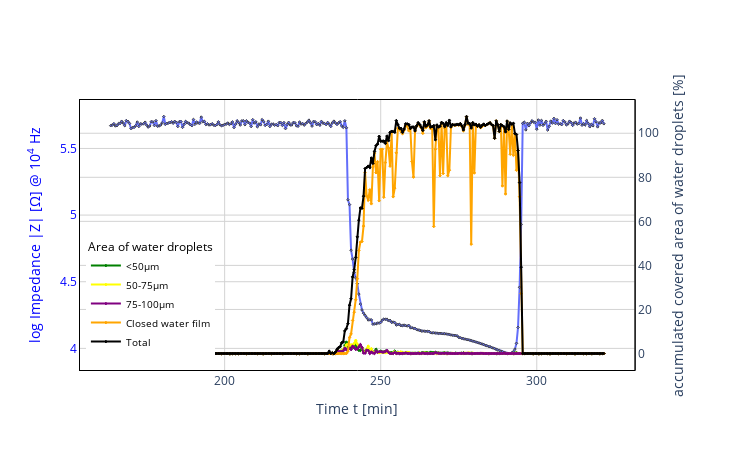

Notebook cell for this chart:
### Markdown cell above
## p34src cycle 2 ground truth

### Code cell
df = pd.read_excel(r"C:\Users\HAU4SI\Desktop\project\library\tmp\p34src_c02_gt.xlsx")
fig = plot_ewdata(df, metatitle=None)
fig.show()

### Figure 1 — Plotly figure (JSON) as saved in the notebook; plotly's stock layout.template omitted (floating-point values rounded to 4 significant figures; data arrays with more than 128 entries replaced by an {"elided": "..."} marker saying what was removed)
{"data": [{"marker": {"line": {"width": 1}, "size": 2, "symbol": "diamond"}, "mode": "lines+markers", "name": "log Impedance |Z|", "showlegend": false, "type": "scatter", "x": {"elided": "317 float values"}, "xaxis": "x", "y": {"elided": "317 float values"}, "yaxis": "y"}, {"marker": {"color": "green", "line": {"color": "green", "width": 1}, "size": 2, "symbol": "diamond"}, "mode": "lines+markers", "name": "<50µm", "type": "scatter", "x": {"elided": "317 float values"}, "xaxis": "x", "y": {"elided": "317 float values"}, "yaxis": "y2"}, {"marker": {"color": "yellow", "line": {"color": "yellow", "width": 1}, "size": 2, "symbol": "diamond"}, "mode": "lines+markers", "name": "50-75µm", "type": "scatter", "x": {"elided": "317 float values"}, "xaxis": "x", "y": {"elided": "317 float values"}, "yaxis": "y2"}, {"marker": {"color": "purple", "line": {"color": "purple", "width": 1}, "size": 2, "symbol": "diamond"}, "mode": "lines+markers", "name": "75-100µm", "type": "scatter", "x": {"elided": "317 float values"}, "xaxis": "x", "y": {"elided": "317 float values"}, "yaxis": "y2"}, {"marker": {"color": "orange", "line": {"color": "orange", "width": 1}, "size": 2, "symbol": "diamond"}, "mode": "lines+markers", "name": "Closed water film", "type": "scatter", "x": {"elided": "317 float values"}, "xaxis": "x", "y": {"elided": "317 float values"}, "yaxis": "y2"}, {"marker": {"color": "black", "line": {"color": "black", "width": 1}, "size": 2, "symbol": "diamond"}, "mode": "lines+markers", "name": "Total", "type": "scatter", "x": {"elided": "317 float values"}, "xaxis": "x", "y": {"elided": "317 float values"}, "yaxis": "y2"}], "layout": {"height": 450, "legend": {"font": {"color": "black", "size": 10}, "title": {"text": "Area of water droplets"}, "x": 0.01, "xanchor": "left", "y": 0.05, "yanchor": "bottom"}, "paper_bgcolor": "rgba(255,255,255,255)", "plot_bgcolor": "rgba(255,255,255,255)", "title": {"font": {"size": 24}, "x": 0.5, "xanchor": "center", "y": 0.85, "yanchor": "top"}, "width": 750, "xaxis": {"anchor": "y", "domain": [0, 0.94], "gridcolor": "lightgray", "linecolor": "black", "linewidth": 1, "mirror": true, "showline": true, "title": {"text": "Time t [min]"}, "zeroline": false}, "yaxis": {"anchor": "x", "domain": [0, 1], "dtick": 0.5, "gridcolor": "lightgray", "linecolor": "black", "linewidth": 1, "mirror": true, "showline": true, "tickfont": {"color": "blue"}, "title": {"font": {"color": "blue"}, "text": "log Impedance |Z| [Ω] @ 10<sup>4</sup> Hz"}}, "yaxis2": {"anchor": "x", "gridcolor": "lightgray", "linecolor": "black", "linewidth": 1, "mirror": true, "overlaying": "y", "showline": true, "side": "right", "title": {"text": "accumulated covered area of water droplets [%]"}}}}
